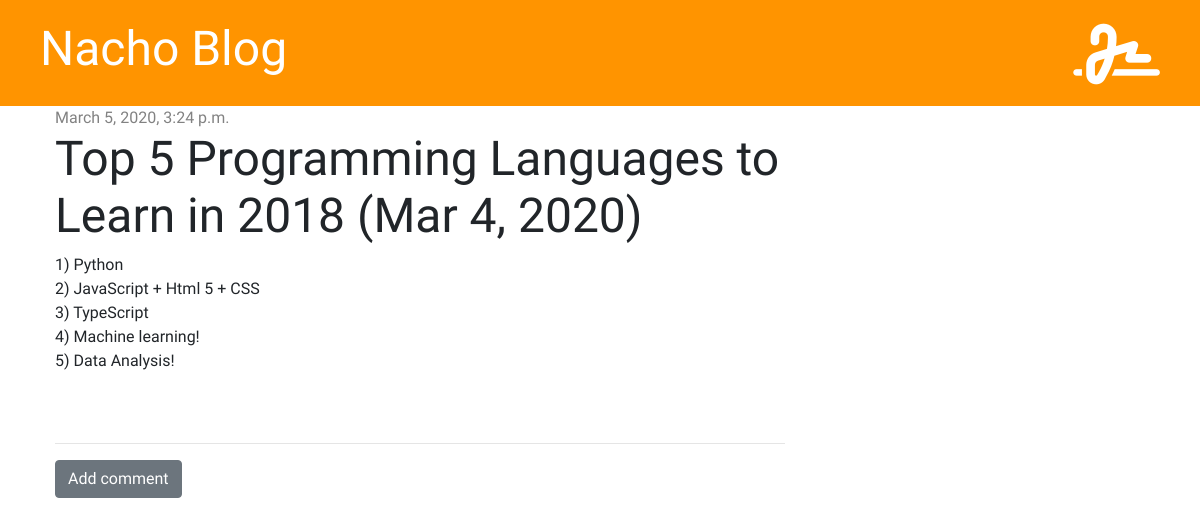
Before: /post/2/ with the older database file.
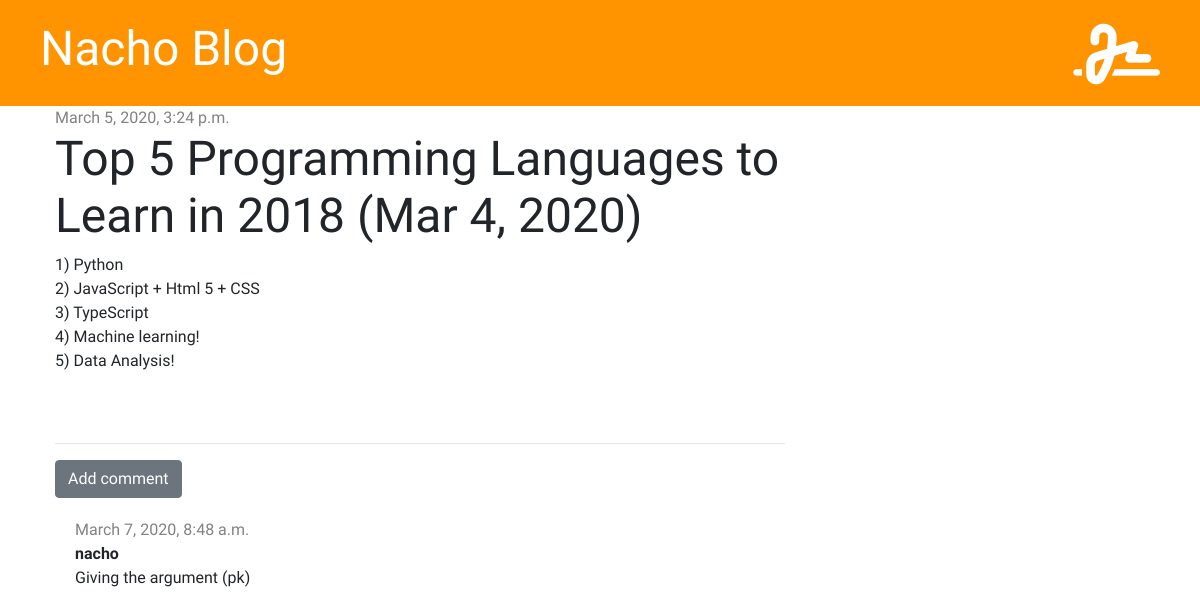
After: the same page with the newer database file.
### blog/models.py (models this page shows, shortened)
class Comment(models.Model):
    post = models.ForeignKey('blog.Post', on_delete=models.CASCADE, related_name='comments')
    author = models.CharField(max_length=200)
    text = models.TextField()
    created_date = models.DateTimeField(default=timezone.now)
    approved = models.BooleanField(default=False)

### blog/views.py (the view)
# urls.py: path('post/<int:pk>/', views.post_detail, name='post_detail'),
def post_detail(request, pk):
    post = get_object_or_404(Post, pk=pk)
    stuff_for_frontend = {'post': post}
    return render(request, 'blog/post_detail.html', stuff_for_frontend)

### blog/templates/blog/post_detail.html (shortened to what this page needs)
{% extends 'blog/base.html' %}
{% block content %}
    <div class="post">
        {% if post.published_date %}
            <div class="date">
                {{ post.published_date }}
            </div>
        {% else %}
            <a href="{% url 'post_publish' pk=post.pk %}" class="btn btn-primary">Publish</a>
        {% endif %}
        <h1>{{ post.title }}</h1>
        <p>{{ post.text|linebreaksbr }}</p>
    </div>
    <hr>
    <a href="{% url 'add_comment_to_post' pk=post.pk %}" class="btn btn-secondary">Add comment</a>
    {% for comment in post.comments.all %}
        {% if user.is_authenticated or comment.approved %}
            <div class="comment">
                <div class="date">
                    {{ comment.created_date }}
                </div>
                <strong>{{ comment.author }}</strong>
                <p>{{ comment.text }}</p>
            </div>
        {% endif %}
    {% empty %}
        <p>No comments yet...</p>
    {% endfor %}
{% endblock %}

Changed rows visible on the page:
now on this page (row edited): Comment: created_date "March 7, 2020, 8:48 a.m.", author "nacho", text "Giving the argument (pk)"
